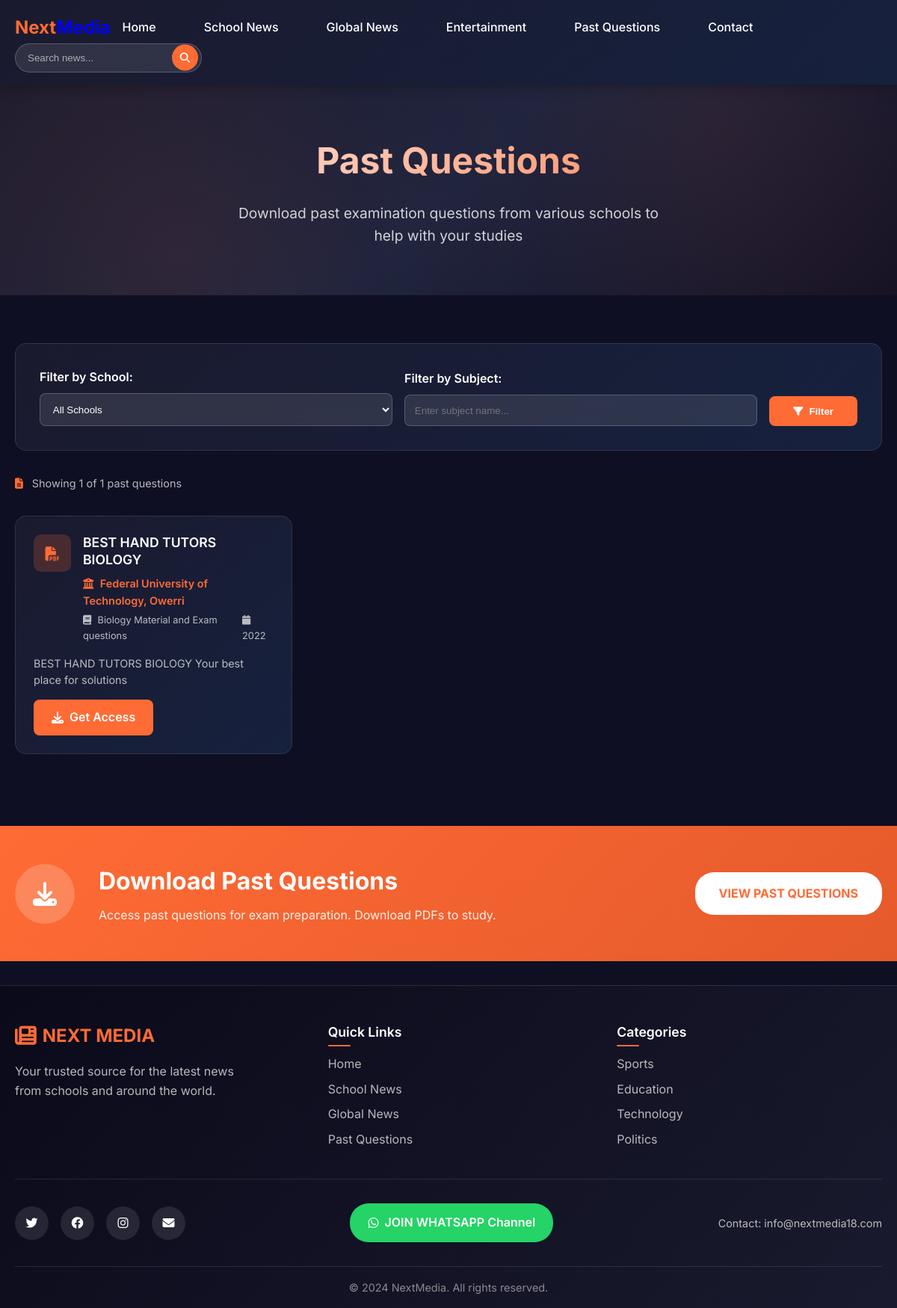
/past-questions/, run on the app's committed database.
### news/models.py (models this page shows, shortened)
class PastQuestion(models.Model):
    title = models.CharField(max_length=200)
    school = models.ForeignKey(School, on_delete=models.CASCADE)
    subject = models.CharField(max_length=100)
    year = models.IntegerField()
    file = models.URLField()
    description = models.TextField(blank=True)
    created_at = models.DateTimeField(auto_now_add=True)
    class Meta:
        ordering = ['-year', 'subject']

class School(models.Model):
    name = models.CharField(max_length=200)
    abbreviation = models.CharField(max_length=10, blank=True)
    description = models.TextField(blank=True)
    logo = CloudinaryField('schools/', blank=True, null=True)
    established = models.DateField(blank=True, null=True)
    website = models.URLField(blank=True)
    slug = models.SlugField(unique=True, blank=True)
    is_active = models.BooleanField(default=True)
    created_at = models.DateTimeField(auto_now_add=True)
    class Meta:
        ordering = ['name']

### news/views.py (the view)
# urls.py: path('past-questions/', views.past_questions, name='past_questions'),
def past_questions(request):
    questions_list = PastQuestion.objects.all().select_related('school')
    schools = School.objects.filter(is_active=True)
    school_slug = request.GET.get('school')
    if school_slug:
        questions_list = questions_list.filter(school__slug=school_slug)
    subject = request.GET.get('subject')
    if subject:
        questions_list = questions_list.filter(subject__icontains=subject)
    paginator = Paginator(questions_list, 20)
    page_number = request.GET.get('page')
    questions = paginator.get_page(page_number)
    context = {
        'questions': questions,
        'schools': schools,
    }
    return render(request, 'news/past_questions.html', context)

### news/templates/news/past_questions.html (shortened to what this page needs)
{% extends 'news/base.html' %}
{% load static %}
{% block content %}
<section class="hero-section">
    <div class="container">
        <div class="hero-content">
            <h1>Past Questions</h1>
            <p>Download past examination questions from various schools to help with your studies</p>
        </div>
    </div>
</section>
<section class="past-questions-section" style="padding: 4rem 0; background: #0f0f23;">
    <div class="container">
        <div class="filters-container" style="background: linear-gradient(135deg, #1a1a2e 0%, #16213e 100%); padding: 2rem; border-radius: 15px; margin-bottom: 2rem; border: 1px solid rgba(255, 255, 255, 0.1);">
            <form method="GET" class="filters-form" style="display: flex; gap: 1rem; flex-wrap: wrap; align-items: end;">
                <div class="filter-group" style="flex: 1; min-width: 200px;">
                    <label for="school" style="display: block; color: #fff; margin-bottom: 0.5rem; font-weight: 600;">Filter by School:</label>
                    <select name="school" id="school" style="width: 100%; padding: 0.8rem; border-radius: 8px; border: 1px solid rgba(255, 255, 255, 0.2); background: rgba(255, 255, 255, 0.1); color: #fff; backdrop-filter: blur(10px);">
                        <option value="">All Schools</option>
                    </select>
                </div>
                <div class="filter-group" style="flex: 1; min-width: 200px;">
                    <label for="subject" style="display: block; color: #fff; margin-bottom: 0.5rem; font-weight: 600;">Filter by Subject:</label>
                    <input type="text" name="subject" id="subject" value="{{ request.GET.subject }}" placeholder="Enter subject name..." style="width: 100%; padding: 0.8rem; border-radius: 8px; border: 1px solid rgba(255, 255, 255, 0.2); background: rgba(255, 255, 255, 0.1); color: #fff; backdrop-filter: blur(10px);">
                </div>
                <button type="submit" style="background: #ff6b35; color: #fff; border: none; padding: 0.8rem 2rem; border-radius: 8px; font-weight: 600; cursor: pointer; transition: all 0.3s ease;">
                    <i class="fas fa-filter" style="margin-right: 0.5rem;"></i>Filter
                </button>
            </form>
        </div>
        {% if questions %}
        <div class="results-info" style="color: rgba(255, 255, 255, 0.7); margin-bottom: 2rem; font-size: 0.9rem;">
            <p>
                <i class="fas fa-file-alt" style="margin-right: 0.5rem; color: #ff6b35;"></i>
                Showing {{ questions|length }} of {{ questions.paginator.count }} past questions
            </p>
        </div>
        {% endif %}
        {% if questions %}
        <div class="questions-grid" style="display: grid; grid-template-columns: repeat(auto-fill, minmax(350px, 1fr)); gap: 1.5rem;">
            {% for question in questions %}
            <div class="question-card" style="background: linear-gradient(135deg, #1a1a2e 0%, #16213e 100%); border-radius: 15px; padding: 1.5rem; border: 1px solid rgba(255, 255, 255, 0.1); transition: all 0.3s ease; position: relative; overflow: hidden;">
                <div class="question-header" style="display: flex; justify-content: between; align-items: start; margin-bottom: 1rem; gap: 1rem;">
                    <div class="question-icon" style="background: rgba(255, 107, 53, 0.2); width: 50px; height: 50px; border-radius: 10px; display: flex; align-items: center; justify-content: center; color: #ff6b35; font-size: 1.2rem; flex-shrink: 0;">
                        <i class="fas fa-file-pdf"></i>
                    </div>
                    <div class="question-info" style="flex: 1;">
                        <h3 style="color: #fff; font-size: 1.1rem; font-weight: 600; line-height: 1.3; margin-bottom: 0.5rem;">
                            {{ question.title }}
                        </h3>
                        <div class="question-meta" style="display: flex; flex-direction: column; gap: 0.3rem;">
                            <span class="school-name" style="color: #ff6b35; font-weight: 600; font-size: 0.9rem;">
                                <i class="fas fa-university" style="margin-right: 0.3rem;"></i>
                                {{ question.school.name }}
                            </span>
                            <div style="display: flex; gap: 1rem; font-size: 0.8rem;">
                                <span style="color: rgba(255, 255, 255, 0.7);">
                                    <i class="fas fa-book" style="margin-right: 0.3rem;"></i>
                                    {{ question.subject }}
                                </span>
                                <span style="color: rgba(255, 255, 255, 0.7);">
                                    <i class="fas fa-calendar" style="margin-right: 0.3rem;"></i>
                                    {{ question.year }}
                                </span>
                            </div>
                        </div>
                    </div>
                </div>
                {% if question.description %}
                <p style="color: rgba(255, 255, 255, 0.7); margin-bottom: 1rem; font-size: 0.9rem; line-height: 1.5;">
                    {{ question.description|truncatewords:20 }}
                </p>
                {% endif %}
                <div class="question-footer" style="display: flex; justify-content: space-between; align-items: center; gap: 1rem;">
                    <a href="{{ question.file }}"
                    style="background: #ff6b35; color: #fff; text-decoration: none; padding: 0.7rem 1.5rem; border-radius: 8px; font-weight: 600; cursor: pointer; transition: all 0.3s ease; display: flex; align-items: center; gap: 0.5rem;">
                        <i class="fas fa-download"></i>
                        Get Access
                    </a>
                </div>
            </div>
            {% endfor %}
        </div>
        {% endif %}
    </div>
</section>
{% endblock %}

### news/static/css/style.css (style rules this page uses)
* { margin: 0; padding: 0; box-sizing: border-box; }
body { font-family: 'Inter', -apple-system, BlinkMacSystemFont, 'Segoe UI', Roboto, sans-serif; line-height: 1.6; color: #333; background-color: #0f0f23; font-size: 16px; }
.container { max-width: 1200px; margin: 0 auto; padding: 0 20px; }
.hero-section { background: linear-gradient(135deg, #1a1a2e 0%, #16213e 50%, #0f0f23 100%); padding: 4rem 0; text-align: center; position: relative; overflow: hidden; }
.hero-section::before { content: ''; position: absolute; top: 0; left: 0; right: 0; bottom: 0; background: radial-gradient(circle at 20% 80%, rgba(255, 107, 53, 0.1) 0%, transparent 50%), radial-gradient(circle at 80% 20%, rgba(255, 107, 53, 0.1) 0%, transparent 50%); }
.hero-content { position: relative; z-index: 1; }
.hero-content h1 { font-size: 3rem; font-weight: 700; color: #fff; margin-bottom: 1rem; background: linear-gradient(135deg, #fff 0%, #ff6b35 100%); -webkit-background-clip: text; -webkit-text-fill-color: transparent; background-clip: text; }
.hero-content p { font-size: 1.2rem; color: rgba(255, 255, 255, 0.8); max-width: 600px; margin: 0 auto; }

### news/templates/news/past_questions.html (style rules this page uses)
.question-card::before { content: ''; position: absolute; top: 0; left: -100%; width: 100%; height: 100%; background: linear-gradient(90deg, transparent, rgba(255, 107, 53, 0.1), transparent); transition: left 0.5s; }

### data on the page
PastQuestion: title "BEST HAND TUTORS BIOLOGY", school.name "Federal University of Technology, Owerri", subject "Biology Material and Exam questions", year "2022", description "BEST HAND TUTORS BIOLOGY Your best place for solutions"

### other printed values
{{ questions|length }} "1"
{{ questions.paginator.count }} "1"
